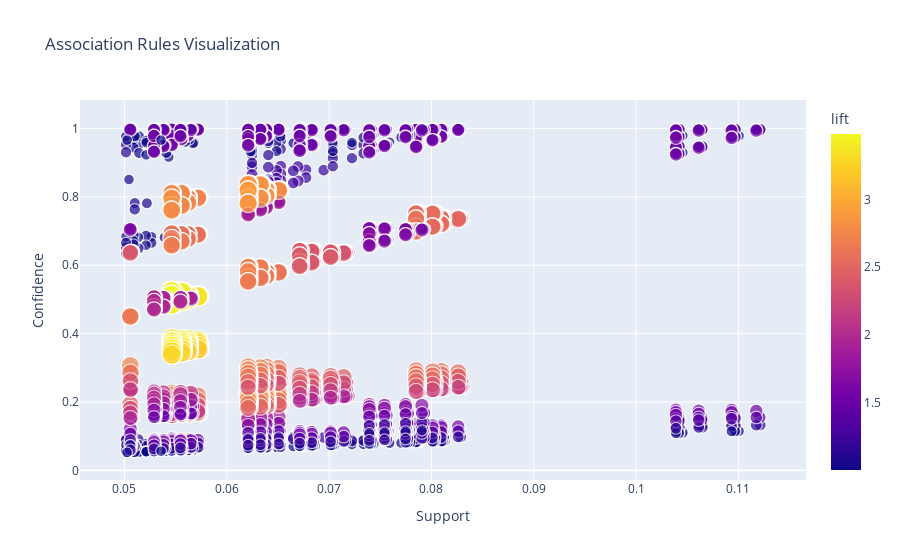

Write notebook code for a chart like this one.
### Code cell
fig = px.scatter(
    filtered_rules,
    x='support',
    y='confidence',
    size='lift',
    color='lift',
    hover_name='antecedents',
    hover_data=['consequents', 'support', 'confidence', 'lift'],
    title='Association Rules Visualization',
    labels={'support': 'Support', 'confidence': 'Confidence'},
)

# Show the plot
fig.show()

### Figure 1 — Plotly figure (JSON) as saved in the notebook; plotly's stock layout.template omitted (floating-point values rounded to 4 significant figures; data arrays with more than 128 entries replaced by an {"elided": "..."} marker saying what was removed)
{"data": [{"customdata": {"elided": "2780x2 mixed values"}, "hovertemplate": "<b>%{hovertext}</b><br><br>Support=%{x}<br>Confidence=%{y}<br>lift=%{marker.color}<br>consequents=%{customdata[0]}<extra></extra>", "hovertext": {"elided": "2780 str values"}, "legendgroup": "", "marker": {"color": {"elided": "2780 float values"}, "coloraxis": "coloraxis", "size": {"elided": "2780 float values"}, "sizemode": "area", "sizeref": 0.008706, "symbol": "circle"}, "mode": "markers", "name": "", "showlegend": false, "type": "scattergl", "x": {"elided": "2780 float values"}, "xaxis": "x", "y": {"elided": "2780 float values"}, "yaxis": "y"}], "layout": {"coloraxis": {"colorbar": {"title": {"text": "lift"}}, "colorscale": [[0, "#0d0887"], [0.1111, "#46039f"], [0.2222, "#7201a8"], [0.3333, "#9c179e"], [0.4444, "#bd3786"], [0.5556, "#d8576b"], [0.6667, "#ed7953"], [0.7778, "#fb9f3a"], [0.8889, "#fdca26"], [1, "#f0f921"]]}, "legend": {"itemsizing": "constant", "tracegroupgap": 0}, "title": {"text": "Association Rules Visualization"}, "xaxis": {"anchor": "y", "domain": [0, 1], "title": {"text": "Support"}}, "yaxis": {"anchor": "x", "domain": [0, 1], "title": {"text": "Confidence"}}}}
